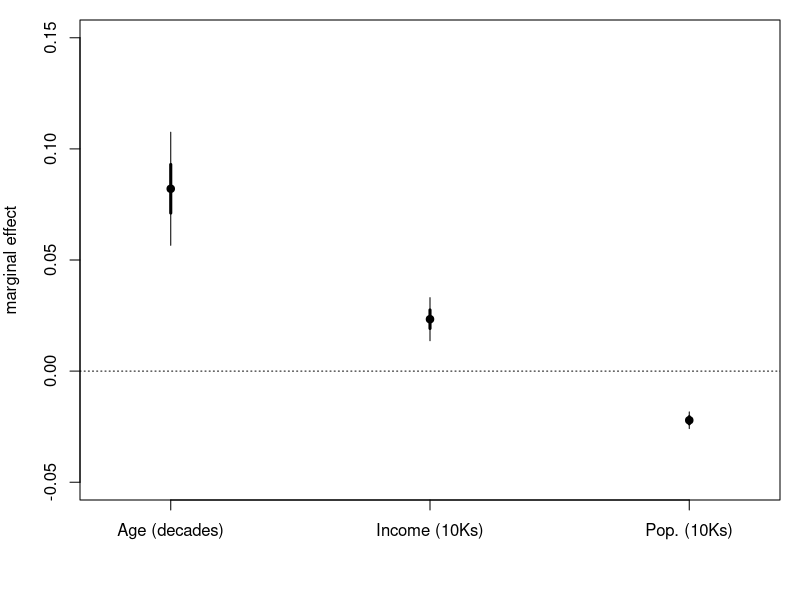

This chart was generated by the following R code:
## ---- chunk 1
# load data
chile <- carData::Chile

# summary
summary(chile)
## ---- chunk 2
m1 <- lm(statusquo ~ age + income + population, chile)
summary(m1)
## ---- chunk 3
# rescale vars
chile$age_10 <- chile$age / 10 # age in decades
chile$income_10K <- chile$income / 10000 # income in 10 thousands
chile$population_10K <- chile$population / 10000 # population in 10 thousands

# reestimate model
m1 <- lm(statusquo ~ age_10 + income_10K + population_10K, chile)
summary(m1)
## ---- chunk 4
# store betas
B <- coef(m1)

# calculate standard errors
se <- sqrt(diag(vcov(m1)))

# calculate t stats
t <- B / se

# calculate p values for 2-tailed
p <- ( 1 - pt(abs(t), df = m1$df.residual) ) * 2

# report neatly
round(cbind(Beta = B, se = se, t = t, p = p), 4)
## ---- chunk 5
# using confint
confint(m1)
## ---- chunk 6
# reproduce by hand
cbind(
  B + qt(0.025, df = m1$df.residual) * se,
  B + qt(0.975, df = m1$df.residual) * se
)
## ---- chunk 7
# get fancy (and efficient) using apply
CIs <- sapply(c(0.025, 0.20, 0.80, 0.975), 
              function(x) B + qt(x, df = m1$df.residual) * se)
CIs
## ---- chunk 8
# plot with "visually weighted" CIs
par(mar=c(5,4,1,1))
plot(1:3, B[2:4], pch=19, xlab="", ylab="marginal effect", 
     xlim=c(0.75, 3.25), ylim=c(-0.05, 0.15), axes=F)
axis(1, at=1:3, labels = c("Age (decades)", "Income (10Ks)", "Pop. (10Ks)"))
axis(2, at=seq(-0.05, 0.15, 0.05))
segments(1:3, CIs[2:4, 1], 1:3, CIs[2:4, 4], lwd=1, lty=1)
segments(1:3, CIs[2:4, 2], 1:3, CIs[2:4, 3], lwd=3, lty=1)
abline(h=0, lty=3)
box()
## ---- chunk 9
# make table
m1_tab <- cbind(
  Var = c("Intercept","Age (decades)", "Income (10Ks)", "Pop. (10Ks)"),
  B = round(coef(m1), 3),
  se = round(sqrt(diag(vcov(m1))), 3),
  round(confint(m1), 3)
)

# packages needed for what is below
library(kableExtra)
library(dplyr)
library(knitr)

# create and print table
kable(m1_tab, row.names = F) %>%
  kable_classic(full_width = T, html_font = "Cambria") %>%
  add_footnote(
    c(
      "------",
      paste0("N = ", nrow(m1$model)), 
      paste0("adj. R2 = ", round(summary(m1)$adj.r.squared, 3)), 
      "Notes: DV is support for status quo, in SD units"
    ), 
    notation = "none"
  )
## ---- chunk 10
car::linearHypothesis(m1, "age_10 = 0")
car::linearHypothesis(m1, "age_10 = 0.05")
car::linearHypothesis(m1, c("age_10 - income_10K = 0"))
summary(lm(statusquo ~ age_10 + I(age_10 + income_10K) + population_10K, chile))
